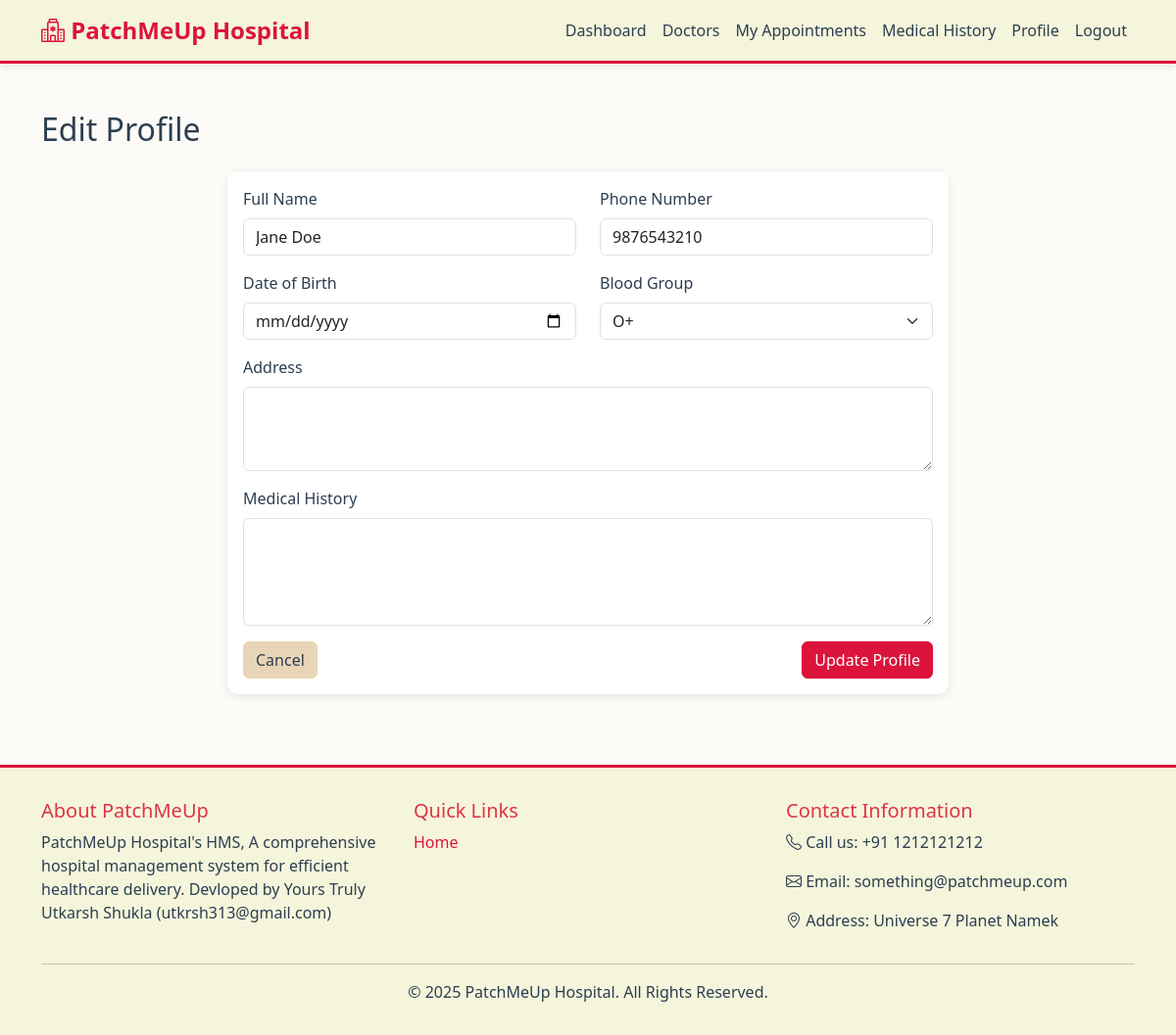
Screenshot of /patient/profile/edit (signed in) with the database file from the repository.
### app/models/patient.py (models this page shows, shortened)
class Patient(db.Model):
    __tablename__ = 'patients'
    id = db.Column(db.Integer, primary_key=True)
    user_id = db.Column(db.Integer, db.ForeignKey('users.id'), nullable=False)
    name = db.Column(db.String(100), nullable=False)
    phone = db.Column(db.String(20))
    date_of_birth = db.Column(db.Date)
    address = db.Column(db.Text)
    blood_group = db.Column(db.String(5))
    medical_history = db.Column(db.Text)
    appointments = db.relationship('Appointment', backref='patient', lazy='dynamic', cascade='all, delete-orphan')

### app/routes/patient_profile.py (the view, shortened to what this page needs)
@patient_profile_bp.route('/profile/edit', methods=['GET', 'POST'])
@login_required
@patient_required
def edit_profile():
    patient = Patient.query.filter_by(user_id=current_user.id).first_or_404()
    form = ProfileUpdateForm(obj=patient)
    return render_template('patient/profile_edit.html', form=form, patient=patient)

### app/forms/patient_forms.py
class ProfileUpdateForm(FlaskForm):
    name = StringField('Full Name', validators=[DataRequired(), Length(min=2, max=100)])
    phone = StringField('Phone Number', validators=[Optional(), Length(max=20)])
    date_of_birth = DateField('Date of Birth', validators=[Optional()])
    address = TextAreaField('Address', validators=[Optional()])
    blood_group = SelectField('Blood Group', choices=[('', 'Select Blood Group'), ('A+', 'A+'), ('A-', 'A-'), ('B+', 'B+'), ('B-', 'B-'), ('AB+', 'AB+'), ('AB-', 'AB-'), ('O+', 'O+'), ('O-', 'O-')], validators=[Optional()])
    medical_history = TextAreaField('Medical History', validators=[Optional()])
    submit = SubmitField('Update Profile')

### app/templates/patient/profile_edit.html (shortened to what this page needs)
{% extends "base.html" %}
{% block content %}
<div class="container my-5">
    <h2 class="mb-4">Edit Profile</h2>
    <div class="row justify-content-center">
        <div class="col-md-8">
            <div class="card">
                <div class="card-body">
                    <form method="POST">
                        <div class="row">
                            <div class="col-md-6 mb-3">
                                {{ form.name.label(class="form-label") }}
                                {{ form.name(class="form-control") }}
                            </div>
                            <div class="col-md-6 mb-3">
                                {{ form.phone.label(class="form-label") }}
                                {{ form.phone(class="form-control") }}
                            </div>
                        </div>
                        <div class="row">
                            <div class="col-md-6 mb-3">
                                {{ form.date_of_birth.label(class="form-label") }}
                                {{ form.date_of_birth(class="form-control") }}
                            </div>
                            <div class="col-md-6 mb-3">
                                {{ form.blood_group.label(class="form-label") }}
                                {{ form.blood_group(class="form-select") }}
                            </div>
                        </div>
                        <div class="mb-3">
                            {{ form.address.label(class="form-label") }}
                            {{ form.address(class="form-control", rows=3) }}
                        </div>
                        <div class="mb-3">
                            {{ form.medical_history.label(class="form-label") }}
                            {{ form.medical_history(class="form-control", rows=4) }}
                        </div>
                        <div class="d-flex justify-content-between">
                            <a href="{{ url_for('patient_profile.view_profile') }}" class="btn btn-secondary">Cancel</a>
                            {{ form.submit(class="btn btn-primary") }}
                        </div>
                    </form>
                </div>
            </div>
        </div>
    </div>
</div>
{% endblock %}

### app/static/css/custom.css (style rules this page uses)
:root { --primary-red: #DC143C; --dark-red: #8B0000; --beige: #F5F5DC; --beige-dark: #E8D5B7; --beige-light: #FDFBF7; --text-dark: #2c3e50; --text-light: #6c757d; --shadow: 0 2px 8px rgba(0, 0, 0, 0.1); }
body { font-family: 'Segoe UI', Tahoma, Geneva, Verdana, sans-serif; background-color: var(--beige-light); color: var(--text-dark); }
.btn-primary { background-color: var(--primary-red); border-color: var(--primary-red); color: white; }
.btn-secondary { background-color: var(--beige-dark); border-color: var(--beige-dark); color: var(--text-dark); }
.card { border: none; box-shadow: var(--shadow); border-radius: 10px; margin-bottom: 1.5rem; background-color: white; }
.form-label { font-weight: 500; color: var(--text-dark); }

### rows the page displays
Patient: name "Jane Doe", phone "9876543210", blood_group "O+"
